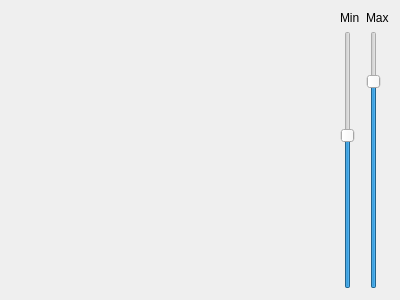
<?xml version="1.0" encoding="UTF-8"?>
<ui version="4.0">
 <class>Principal</class>
 <widget class="QWidget" name="Principal">
  <property name="geometry">
   <rect>
    <x>0</x>
    <y>0</y>
    <width>400</width>
    <height>300</height>
   </rect>
  </property>
  <property name="windowTitle">
   <string>Form</string>
  </property>
  <layout class="QGridLayout" name="gridLayout">
   <item row="2" column="2">
    <widget class="QSlider" name="sliderMin">
     <property name="focusPolicy">
      <enum>Qt::NoFocus</enum>
     </property>
     <property name="minimum">
      <number>90</number>
     </property>
     <property name="maximum">
      <number>120</number>
     </property>
     <property name="value">
      <number>108</number>
     </property>
     <property name="orientation">
      <enum>Qt::Vertical</enum>
     </property>
    </widget>
   </item>
   <item row="2" column="3">
    <widget class="QSlider" name="sliderMax">
     <property name="focusPolicy">
      <enum>Qt::NoFocus</enum>
     </property>
     <property name="minimum">
      <number>100</number>
     </property>
     <property name="maximum">
      <number>140</number>
     </property>
     <property name="value">
      <number>133</number>
     </property>
     <property name="orientation">
      <enum>Qt::Vertical</enum>
     </property>
    </widget>
   </item>
   <item row="1" column="3">
    <widget class="QLabel" name="lSliderMax">
     <property name="text">
      <string>Max</string>
     </property>
    </widget>
   </item>
   <item row="1" column="2">
    <widget class="QLabel" name="lSliderMin">
     <property name="text">
      <string>Min</string>
     </property>
    </widget>
   </item>
   <item row="1" column="0" rowspan="2">
    <widget class="Scene" name="scene" native="true">
     <property name="focusPolicy">
      <enum>Qt::StrongFocus</enum>
     </property>
    </widget>
   </item>
  </layout>
 </widget>
 <customwidgets>
  <customwidget>
   <class>Scene</class>
   <extends>QWidget</extends>
   <header>scene.h</header>
   <container>1</container>
  </customwidget>
 </customwidgets>
 <resources/>
 <connections/>
</ui>
